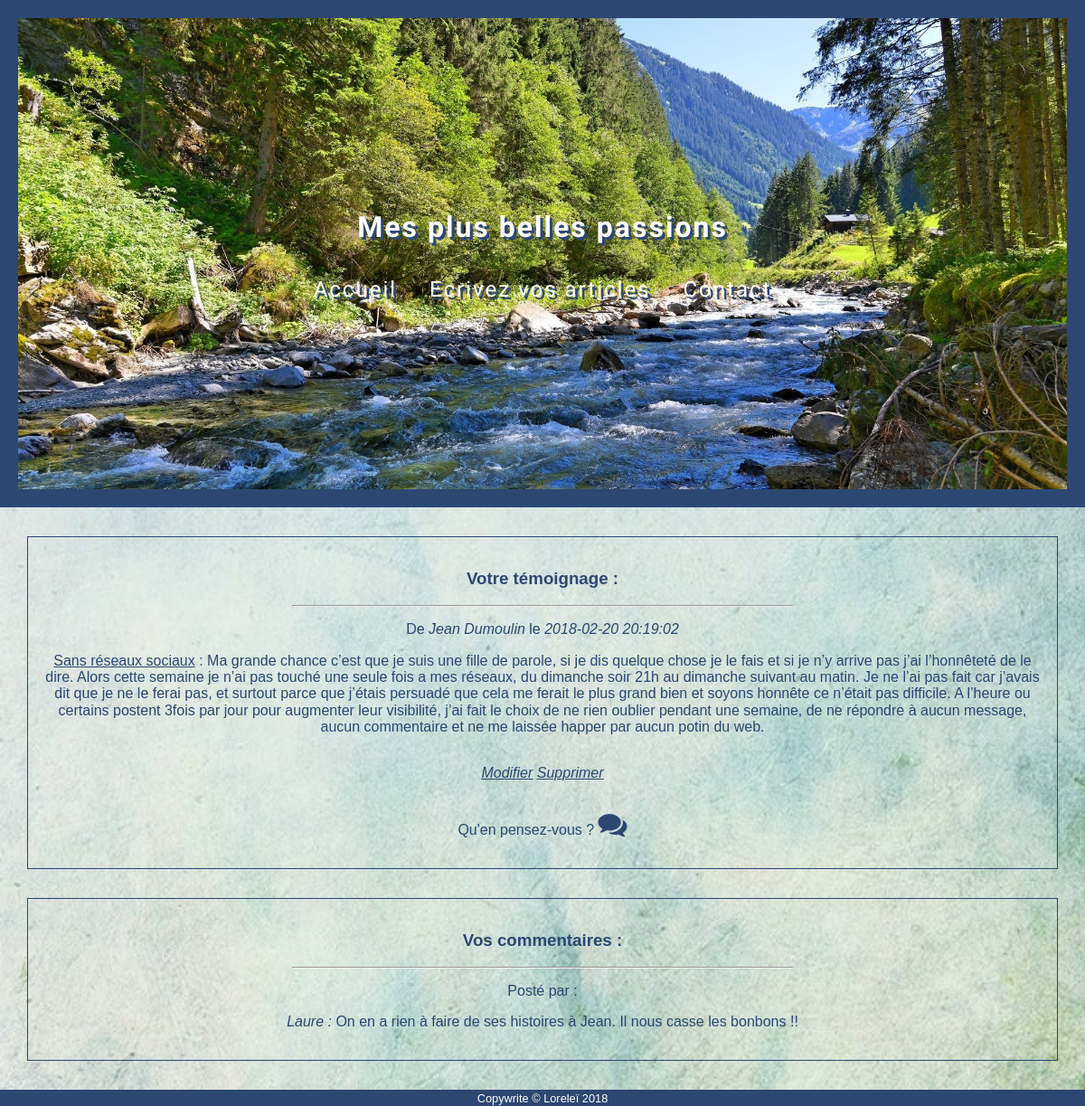
Screenshot of /projets/blog/show_post.php?Id=5 with the database file from the repository.
### tables this page shows
CREATE TABLE IF NOT EXISTS `post` (
  `Id` smallint(5) unsigned NOT NULL AUTO_INCREMENT,
  `Title` varchar(100) NOT NULL,
  `Contents` text NOT NULL,
  `CreationTimestamp` datetime NOT NULL,
  `Author_Id` tinyint(3) unsigned DEFAULT NULL,
  `Category_Id` tinyint(3) unsigned DEFAULT NULL,
  PRIMARY KEY (`Id`),
  UNIQUE KEY `Title` (`Title`),
  KEY `CreationTimestamp` (`CreationTimestamp`),
  KEY `Author_Id` (`Author_Id`),
  KEY `Category_Id` (`Category_Id`)
);

CREATE TABLE IF NOT EXISTS `author` (
  `Id` tinyint(3) unsigned NOT NULL AUTO_INCREMENT,
  `FirstName` varchar(50) NOT NULL,
  `LastName` varchar(50) NOT NULL,
  PRIMARY KEY (`Id`)
);

CREATE TABLE IF NOT EXISTS `comment` (
  `Id` mediumint(8) unsigned NOT NULL AUTO_INCREMENT,
  `NickName` varchar(30) DEFAULT NULL,
  `Contents` text NOT NULL,
  `CreationTimestamp` datetime NOT NULL,
  `Post_Id` smallint(5) unsigned NOT NULL,
  PRIMARY KEY (`Id`),
  KEY `CreationTimestamp` (`CreationTimestamp`),
  KEY `Post_Id` (`Post_Id`)
);

### projets/blog/show_post.php (called while the page is built, shortened)
<?php
require 'app/connection.php';
if (isset($_GET['Id'])) {
$query = $pdo->prepare('SELECT *, post.Id AS Id FROM post INNER JOIN author ON author.Id = post.Author_Id INNER JOIN category ON category.Id = post.Category_Id WHERE post.Id=? ORDER BY Name');
$query->execute([$_GET['Id']]);
$aTab = $query->fetch();
$query2 = $pdo->prepare('SELECT * FROM comment WHERE Post_Id=?');
$query2->execute([$_GET['Id']]);
$aComments = $query2->fetchAll();
}
include 'layout.phtml';

### projets/blog/show_post.phtml (the view, shortened to what this page needs)
<main class="show_post">
<section class="write_new_article">
<h3 class="home_title">Votre témoignage :</h3>
<hr style="width:50%; color:#2c4772">
	<p>De <span class="italique"><?=  $aTab['FirstName']." ".$aTab ['LastName'] ; ?></span> le <span class="italique"><?= $aTab['CreationTimestamp']; ?></span>
			</p>
	<p>
	<span class="souligner"><?= htmlspecialchars($aTab['Title']); ?></span>  : <?= htmlspecialchars($aTab['Contents']); ?>
	</p>
	<p class="ensemble"><a href="admin.php?Id=<?= $aTab['Id'] ?>">Modifier</a></p>
	<p class="ensemble"><a href="delete.php?Id=<?= $aTab['Id'] ?>">Supprimer</a></p>
		<div class="tool-bar">
			<p>Qu'en pensez-vous ? <i class="fa fa-comments fa-2x" aria-hidden="true"></i> </p>
		</div>
</section>
<article class="write_new_article">
	<h3 class="home_title">Vos commentaires :</h3>
	<hr style="width:50%; color:#2c4772">
	<?php foreach($aComments as $iKey => $Comment): ?>
	<p>Posté par : </p><p><span class="italique"><?=  $Comment['NickName']; ?> : </span>
	 <?=  $Comment['Contents'] ; ?>
	<?php endforeach; ?>
</article>
<main>

### projets/blog/css/style.css (style rules this page uses)
* { box-sizing: border-box; }
body { background-image: url("../img/bleu.jpg"); background-size: cover; }
.write_new_article { border: 1px solid #2c4772; padding: 1em; margin: 2em; text-align: center; max-width: 95%; margin: 2em auto; color: #2c4772; }
.write_new_article a { color: #2c4772; }
.home_title { color: #2c4772; }
.italique { font-style: italic; }
.souligner { text-decoration: underline; }
.ensemble { display: inline-block; font-style: italic; font-size: 1em; text-decoration: underline; }
.show_post { max-width: 100%; }

### rows the page displays
post: Author_Id.FirstName "Jean", Author_Id.LastName "Dumoulin", CreationTimestamp "2018-02-20 20:19:02", Title "Sans réseaux sociaux", Contents "Ma grande chance c’est que je suis une fille de parole, si je dis quelque chose je le fais et si je n’y arrive pas j’ai l’honnêteté de le dire. Alors cette semaine je n’ai pas touché une seule fois a mes réseaux, du dimanche soir 21h au dimanche suivant au matin. Je ne l’ai pas fait car j’avais dit que je ne le ferai pas, et surtout parce que j’étais persuadé que cela me ferait le plus grand bien et soyons honnête ce n’était pas difficile. A l’heure ou certains postent 3fois par jour pour augmenter leur visibilité, j’ai fait le choix de ne rien oublier pendant une semaine, de ne répondre à aucun message, aucun commentaire et ne me laissée happer par aucun potin du web."
comment: NickName "Laure", Contents "On en a rien à faire de ses histoires à Jean. Il nous casse les bonbons !!"
